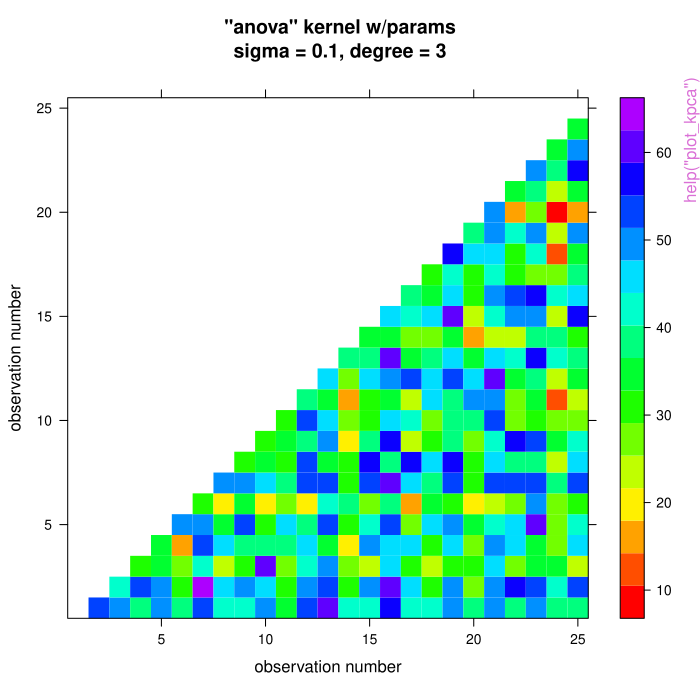

This chart was generated by the following R code:
pkgname <- "kernReg"
source(file.path(R.home("share"), "R", "examples-header.R"))
options(warn = 1)
options(pager = "console")
base::assign(".ExTimings", "kernReg-Ex.timings", pos = 'CheckExEnv')
base::cat("name\tuser\tsystem\telapsed\n", file=base::get(".ExTimings", pos = 'CheckExEnv'))
base::assign(".format_ptime",
function(x) {
  if(!is.na(x[4L])) x[1L] <- x[1L] + x[4L]
  if(!is.na(x[5L])) x[2L] <- x[2L] + x[5L]
  options(OutDec = '.')
  format(x[1L:3L], digits = 7L)
},
pos = 'CheckExEnv')

### * </HEADER>
library('kernReg')

base::assign(".oldSearch", base::search(), pos = 'CheckExEnv')
cleanEx()
nameEx("auto_select_best_kpclr_model")
### * auto_select_best_kpclr_model

flush(stderr()); flush(stdout())

base::assign(".ptime", proc.time(), pos = "CheckExEnv")
### Name: auto_select_best_kpclr_model
### Title: Auto-Select Best KPCLR Model
### Aliases: auto_select_best_kpclr_model

### ** Examples

## Not run: 
##D #first create classification data
##D X = matrix(rnorm(300), ncol = 4)
##D y = rbinom(300, 1, 0.5)
##D #now explore kernel models using the default kernel list
##D explore_kpclr_obj = explore_kpclr_models(X, y)
##D #now we plot to see how the models built on the training data performed on the validation data
##D plot(explore_kpclr_obj)
##D #we are comfortable with allowing the computer to decide which model is best based on
##D #the minimum cost-weighted error model which falls wthin a default range of the error ratio.
##D explore_kpclr_obj = auto_select_best_kpclr_model(explore_kpclr_obj)
##D #re-plotting shows a blue line indicating the favored model
##D plot(explore_kpclr_obj)
## End(Not run)



base::assign(".dptime", (proc.time() - get(".ptime", pos = "CheckExEnv")), pos = "CheckExEnv")
base::cat("auto_select_best_kpclr_model", base::get(".format_ptime", pos = 'CheckExEnv')(get(".dptime", pos = "CheckExEnv")), "\n", file=base::get(".ExTimings", pos = 'CheckExEnv'), append=TRUE, sep="\t")
cleanEx()
nameEx("auto_select_best_kpcr_model")
### * auto_select_best_kpcr_model

flush(stderr()); flush(stdout())

base::assign(".ptime", proc.time(), pos = "CheckExEnv")
### Name: auto_select_best_kpcr_model
### Title: Auto-Select Best KPCR Model
### Aliases: auto_select_best_kpcr_model

### ** Examples

## Not run: 
##D #first create data
##D X = matrix(rnorm(300), ncol = 4)
##D y = rnorm(300)
##D #now explore kernel models using the default kernel list
##D explore_kpcr_obj = explore_kpcr_models(X, y)
##D #now we plot to see how the models built on the training data performed on the validation data
##D plot(explore_kpcr_obj)
##D #we are comfortable with allowing the computer to decide which model is best based on lowest SSE
##D explore_kpcr_obj = auto_select_best_kpcr_model(explore_kpcr_obj)
##D #re-plotting shows a blue line indicating the favored model
##D plot(explore_kpcr_obj)
## End(Not run)



base::assign(".dptime", (proc.time() - get(".ptime", pos = "CheckExEnv")), pos = "CheckExEnv")
base::cat("auto_select_best_kpcr_model", base::get(".format_ptime", pos = 'CheckExEnv')(get(".dptime", pos = "CheckExEnv")), "\n", file=base::get(".ExTimings", pos = 'CheckExEnv'), append=TRUE, sep="\t")
cleanEx()
nameEx("build_final_kpclr_or_kpcr_model")
### * build_final_kpclr_or_kpcr_model

flush(stderr()); flush(stdout())

base::assign(".ptime", proc.time(), pos = "CheckExEnv")
### Name: build_final_kpclr_or_kpcr_model
### Title: Create Final Kernel Model
### Aliases: build_final_kpclr_or_kpcr_model

### ** Examples

## Not run: 
##D #This example is for regression, but it works the same for logistic regression.
##D #first create regression data
##D X = matrix(rnorm(300), ncol = 4)
##D y = rbinom(300, 1, 0.5)
##D #now explore kernel models using the default kernel list and misclassification costs
##D explore_kpcr_obj = explore_kpclr_models(X, y)
##D #now we plot to see how the models built on the training data performed on the validation data
##D plot(explore_kpcr_obj)
##D #suppose we choose the 2nd kernel and the 10th rho
##D explore_kpcr_obj = set_desired_model(explore_kpcr_obj, 2, 10)
##D #now we build this model using the training and validation data and assess
##D #out-of-sample performance by predicting on the test data
##D explore_kpcr_obj = eval_winning_lr_model_on_test_data(explore_kpcr_obj)
##D #show results to console
##D explore_kpcr_obj
##D #we build a model using all the data in [X, y] to provide to the user who will use
##D #it to predict on future cases. This model should perform slightly better than the
##D #out-of-sample test split prediction results printed to console above
##D model_for_future_prediction = build_final_kpclr_or_kpcr_model(explore_kpcr_obj)
## End(Not run)



base::assign(".dptime", (proc.time() - get(".ptime", pos = "CheckExEnv")), pos = "CheckExEnv")
base::cat("build_final_kpclr_or_kpcr_model", base::get(".format_ptime", pos = 'CheckExEnv')(get(".dptime", pos = "CheckExEnv")), "\n", file=base::get(".ExTimings", pos = 'CheckExEnv'), append=TRUE, sep="\t")
cleanEx()
nameEx("build_kpca_object")
### * build_kpca_object

flush(stderr()); flush(stdout())

base::assign(".ptime", proc.time(), pos = "CheckExEnv")
### Name: build_kpca_object
### Title: Builds a Kernel PCA Object
### Aliases: build_kpca_object

### ** Examples

#create a random predictor matrix with four predictors
X = matrix(rnorm(100), ncol = 4)
#build a KPCA object using the anova kernel with hyperparameters sigma = 0.1 and d = 3
kpca_obj = build_kpca_object(X, "anova", c(0.1, 3))
#display some information to the console
kpca_obj



base::assign(".dptime", (proc.time() - get(".ptime", pos = "CheckExEnv")), pos = "CheckExEnv")
base::cat("build_kpca_object", base::get(".format_ptime", pos = 'CheckExEnv')(get(".dptime", pos = "CheckExEnv")), "\n", file=base::get(".ExTimings", pos = 'CheckExEnv'), append=TRUE, sep="\t")
cleanEx()
nameEx("eval_winning_lr_model_on_test_data")
### * eval_winning_lr_model_on_test_data

flush(stderr()); flush(stdout())

base::assign(".ptime", proc.time(), pos = "CheckExEnv")
### Name: eval_winning_lr_model_on_test_data
### Title: Evaluate Test Data
### Aliases: eval_winning_lr_model_on_test_data

### ** Examples

## Not run: 
##D #first create binary classification data
##D X = matrix(rnorm(300), ncol = 4)
##D y = rbinom(300, 1, 0.5)
##D #now explore kernel models using the default kernel list and misclassification costs
##D explore_kpclr_obj = explore_kpclr_models(X, y)
##D #now we plot to see how the models built on the training data performed on the validation data
##D plot(explore_kpclr_obj)
##D #suppose we choose the 2nd kernel and the 10th rho
##D explore_kpclr_obj = set_desired_model(explore_kpclr_obj, 2, 10)
##D #we can re-plot to ensure the chosen model is properly marked with a vertical line
##D plot(explore_kpclr_obj)
##D #now we build this model using the training and validation data and assess
##D #out-of-sample performance by predicting on the test data
##D explore_kpclr_obj = eval_winning_lr_model_on_test_data(explore_kpclr_obj)
##D #show results to console
##D explore_kpclr_obj
## End(Not run)



base::assign(".dptime", (proc.time() - get(".ptime", pos = "CheckExEnv")), pos = "CheckExEnv")
base::cat("eval_winning_lr_model_on_test_data", base::get(".format_ptime", pos = 'CheckExEnv')(get(".dptime", pos = "CheckExEnv")), "\n", file=base::get(".ExTimings", pos = 'CheckExEnv'), append=TRUE, sep="\t")
cleanEx()
nameEx("eval_winning_r_model_on_test_data")
### * eval_winning_r_model_on_test_data

flush(stderr()); flush(stdout())

base::assign(".ptime", proc.time(), pos = "CheckExEnv")
### Name: eval_winning_r_model_on_test_data
### Title: Evaluate Test Data
### Aliases: eval_winning_r_model_on_test_data

### ** Examples

## Not run: 
##D #first create regression data
##D X = matrix(rnorm(300), ncol = 4)
##D y = rnorm(300)
##D #now explore kernel models using the default kernel list
##D explore_kpcr_obj = explore_kpcr_models(X, y)
##D #now we plot to see how the models built on the training data performed on the validation data
##D plot(explore_kpcr_obj)
##D #suppose we choose the 2nd kernel and the 10th rho
##D explore_kpcr_obj = set_desired_model(explore_kpcr_obj, 2, 10)
##D #we can re-plot to ensure the chosen model is properly marked with a vertical line
##D plot(explore_kpcr_obj)
##D #now we build this model using the training and validation data and assess
##D #out-of-sample performance by predicting on the test data
##D explore_kpcr_obj = eval_winning_r_model_on_test_data(explore_kpcr_obj)
##D #show results to console
##D explore_kpcr_obj
## End(Not run)



base::assign(".dptime", (proc.time() - get(".ptime", pos = "CheckExEnv")), pos = "CheckExEnv")
base::cat("eval_winning_r_model_on_test_data", base::get(".format_ptime", pos = 'CheckExEnv')(get(".dptime", pos = "CheckExEnv")), "\n", file=base::get(".ExTimings", pos = 'CheckExEnv'), append=TRUE, sep="\t")
cleanEx()
nameEx("plot_kpca")
### * plot_kpca

flush(stderr()); flush(stdout())

base::assign(".ptime", proc.time(), pos = "CheckExEnv")
### Name: plot_kpca
### Title: Plots the kernel matrix
### Aliases: plot_kpca

### ** Examples

#create a random predictor matrix with four predictors
X = matrix(rnorm(100), ncol = 4)
#build a KPCA object using the anova kernel with hyperparameters sigma = 0.1 and d = 3
kpca_obj = build_kpca_object(X, "anova", c(0.1, 3))
#visualize the kernel
plot_kpca(kpca_obj) #"plot(kpca_obj)" also works and is recommended



base::assign(".dptime", (proc.time() - get(".ptime", pos = "CheckExEnv")), pos = "CheckExEnv")
base::cat("plot_kpca", base::get(".format_ptime", pos = 'CheckExEnv')(get(".dptime", pos = "CheckExEnv")), "\n", file=base::get(".ExTimings", pos = 'CheckExEnv'), append=TRUE, sep="\t")
cleanEx()
nameEx("predict.kpclr")
### * predict.kpclr

flush(stderr()); flush(stdout())

base::assign(".ptime", proc.time(), pos = "CheckExEnv")
### Name: predict.kpclr
### Title: Predicts for new data
### Aliases: predict.kpclr

### ** Examples

## Not run: 
##D #first create binary classification data
##D X = matrix(rnorm(300), ncol = 4)
##D y = rbinom(300, 1, 0.5)
##D #build a KPCA object using the anova kernel with hyperparameters sigma = 0.1 and d = 3
##D kpca_obj = build_kpca_object(X, "anova", c(0.1, 3))
##D #build a kpclr model using 75% of the variance in the kernel matrix and weights for 1:1 cost ratio
##D kpclr_mod = kpclr(kpca_obj, y, frac_var = 0.75, weights = weights_for_kpclr(y))
##D #create 10 new data records and forecast on the new data
##D x_star = matrix(rnorm(40), ncol = 4)
##D y_hat = predict(kpclr_mod, x_star)
## End(Not run)



base::assign(".dptime", (proc.time() - get(".ptime", pos = "CheckExEnv")), pos = "CheckExEnv")
base::cat("predict.kpclr", base::get(".format_ptime", pos = 'CheckExEnv')(get(".dptime", pos = "CheckExEnv")), "\n", file=base::get(".ExTimings", pos = 'CheckExEnv'), append=TRUE, sep="\t")
cleanEx()
nameEx("predict.kpcr")
### * predict.kpcr

flush(stderr()); flush(stdout())

base::assign(".ptime", proc.time(), pos = "CheckExEnv")
### Name: predict.kpcr
### Title: Predicts for new data
### Aliases: predict.kpcr

### ** Examples

## Not run: 
##D #first create regression data
##D X = matrix(rnorm(300), ncol = 4)
##D y = rnorm(300)
##D #build a KPCA object using the anova kernel with hyperparameters sigma = 0.1 and d = 3
##D kpca_obj = build_kpca_object(X, "anova", c(0.1, 3))
##D #build a kpcr model using 75% of the variance in the kernel matrix
##D kpcr_mod = kpclr(kpca_obj, y, frac_var = 0.75)
##D #create 10 new data records and forecast on the new data
##D x_star = matrix(rnorm(40), ncol = 4)
##D y_hat = predict(kpcr_mod, x_star)
## End(Not run)



base::assign(".dptime", (proc.time() - get(".ptime", pos = "CheckExEnv")), pos = "CheckExEnv")
base::cat("predict.kpcr", base::get(".format_ptime", pos = 'CheckExEnv')(get(".dptime", pos = "CheckExEnv")), "\n", file=base::get(".ExTimings", pos = 'CheckExEnv'), append=TRUE, sep="\t")
cleanEx()
nameEx("set_desired_model")
### * set_desired_model

flush(stderr()); flush(stdout())

base::assign(".ptime", proc.time(), pos = "CheckExEnv")
### Name: set_desired_model
### Title: Sets Desired Model
### Aliases: set_desired_model

### ** Examples

## Not run: 
##D #Note this is example is for classification, but it works the same for regression
##D #first create classification data
##D X = matrix(rnorm(300), ncol = 4)
##D y = rbinom(300, 1, 0.5)
##D #now explore kernel models using the default kernel list
##D explore_kpclr_obj = explore_kpclr_models(X, y)
##D #now we plot to see how the models built on the training data performed on the validation data
##D plot(explore_kpclr_obj)
##D #we believe that the third kernel and the 9th value of rho is the "best" model
##D explore_kpclr_obj = set_desired_model(explore_kpclr_obj,
##D 						winning_kernel_num = 3, winning_rho_num = 9)
##D #re-plotting shows a blue line indicating the model we just set
##D plot(explore_kpclr_obj)
## End(Not run)



base::assign(".dptime", (proc.time() - get(".ptime", pos = "CheckExEnv")), pos = "CheckExEnv")
base::cat("set_desired_model", base::get(".format_ptime", pos = 'CheckExEnv')(get(".dptime", pos = "CheckExEnv")), "\n", file=base::get(".ExTimings", pos = 'CheckExEnv'), append=TRUE, sep="\t")
cleanEx()
nameEx("weights_for_kpclr")
### * weights_for_kpclr

flush(stderr()); flush(stdout())

base::assign(".ptime", proc.time(), pos = "CheckExEnv")
### Name: weights_for_kpclr
### Title: Creates weights for kpca logistic regression
### Aliases: weights_for_kpclr

### ** Examples

y_train = c(rep(0, 100), rep(1, 200))
weights = weights_for_kpclr(y_train)
table(weights)



base::assign(".dptime", (proc.time() - get(".ptime", pos = "CheckExEnv")), pos = "CheckExEnv")
base::cat("weights_for_kpclr", base::get(".format_ptime", pos = 'CheckExEnv')(get(".dptime", pos = "CheckExEnv")), "\n", file=base::get(".ExTimings", pos = 'CheckExEnv'), append=TRUE, sep="\t")
### * <FOOTER>
###
options(digits = 7L)
base::cat("Time elapsed: ", proc.time() - base::get("ptime", pos = 'CheckExEnv'),"\n")
grDevices::dev.off()
###
### Local variables: ***
### mode: outline-minor ***
### outline-regexp: "\\(> \\)?### [*]+" ***
### End: ***
quit('no')
